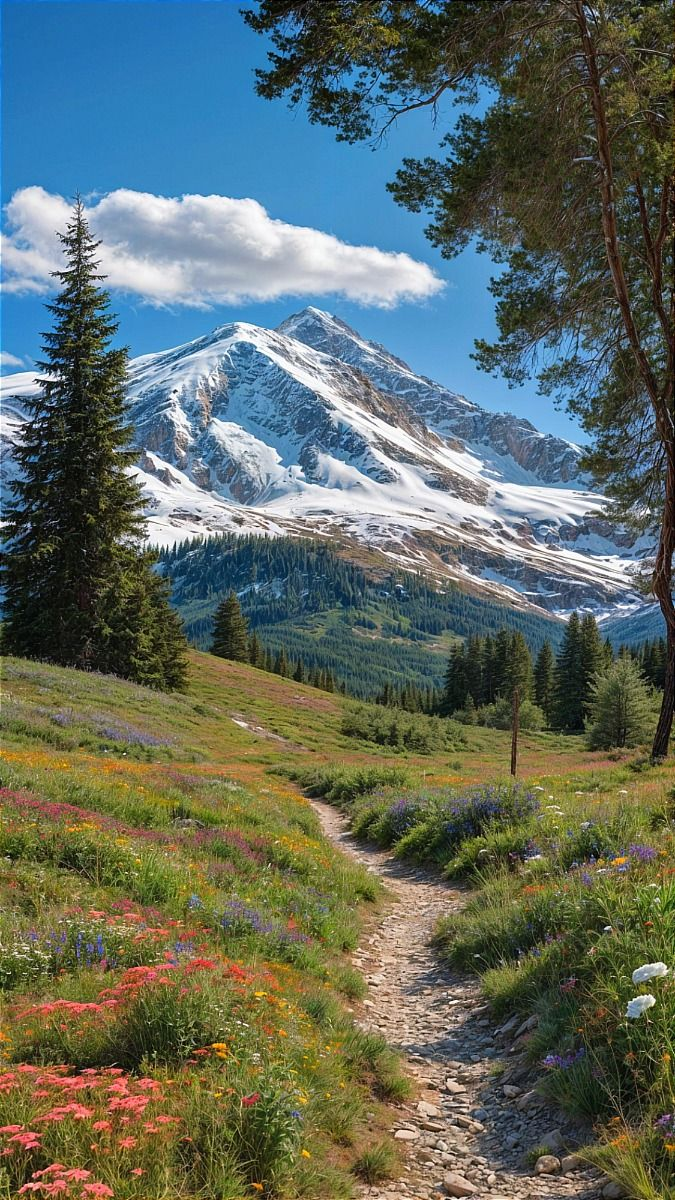
#> input picture photos/landscape.jpg, 675 x 1200 px, found by its file name
$ python ConvIP.py   (older library calls are emulated)
#> lines starting #> are read from the running program, lines starting #| are printed output that depends on the picture
### src/BaseIP.py
import cv2
import numpy as np
import  enum
class ColorType(enum.IntEnum):
    USE_RGB = 1
    USE_RGBA =2
    USE_HSV = 3
    USE_YUV = 4
class resize_flag(enum.IntEnum):
    relative=1
    Absolute=2
class BaseIP:
    def __init__(self):
        self.pos_x=0
        self.pos_y=0
        self.angle=0
    @staticmethod
    def ImRead(path,code=cv2.IMREAD_UNCHANGED):
        #cv2.IMREAD_COLOR,cv2.IMREAD_GRAYSCALE,cv2.IMREAD_UNCHANGED
#> called with code = -1
        return cv2.imread   (path,code)
#> returned value is the input picture: shape (1200, 675, 3); mean B, G, R 97.9, 106.6, 95.9

    # [23 lines left out: functions ImWrite, Imshow, resize, not called in this run]


    @staticmethod
    def copyMakeBorder(img, top, bottom, left, right, value=[255, 255, 255]):
        return cv2.copyMakeBorder(img, top, bottom, left, right, borderType=cv2.BORDER_CONSTANT, value=value)
    # [36 lines left out: functions removeBorder, Split, merge, shift_pos, rotate, not called in this run]


# [8 lines that do not run on import are left out]


### src/ConvIP.py
from BaseIP import BaseIP
import enum
import numpy as np
import cv2

class SmType(enum.IntEnum):
    BLUR = 1
    BOX = 2
    GAUSSIAN = 3
    MEDIAN = 4
    BILARETAL = 5

class EdType(enum.IntEnum):
    SOBEL = 1
    CANNY = 2
    SCHARR = 3
    LAPLACE = 4
    ROBERTS = 5
    PREWITT = 6
    KRISCH = 7


class ConvIP(BaseIP):
    def __init__(self) -> None:
        super().__init__()

        self._roberts_kernel = [
            np.array([[1, 0], [0, -1]], dtype=np.float32),
            np.array([[0, 1], [-1, 0]], dtype=np.float32)
        ]

        # Initialize Prewitt kernels
        self._prewitt_kernel = [
            np.array([[-1, 0, 1], [-1, 0, 1], [-1, 0, 1]], dtype=np.float32),
            np.array([[-1, -1, -1], [0, 0, 0], [1, 1, 1]], dtype=np.float32)
        ]

        # Initialize Kirsch kernels (all 8 directions)
        self._krisch_kernel = [
            np.array([[-3, -3, 5], [-3, 0, 5], [-3, -3, 5]], dtype=np.float32),
            np.array([[-3, 5, 5], [-3, 0, 5], [-3, -3, -3]], dtype=np.float32),
            np.array([[5, 5, 5], [-3, 0, -3], [-3, -3, -3]], dtype=np.float32),
            np.array([[5, 5, -3], [5, 0, -3], [-3, -3, -3]], dtype=np.float32),
            np.array([[5, -3, -3], [5, 0, -3], [5, -3, -3]], dtype=np.float32),
            np.array([[-3, -3, -3], [5, 0, -3], [5, 5, -3]], dtype=np.float32),
            np.array([[-3, -3, -3], [-3, 0, -3], [5, 5, 5]], dtype=np.float32),
            np.array([[-3, -3, -3], [-3, 0, 5], [-3, 5, 5]], dtype=np.float32)
        ]

    # [13 lines left out: function Smooth2D, not called in this run]

    def EdgeDetect(self, SrcImg, EdType):
#> called with EdType = 1
        if len(SrcImg.shape) == 3:
            hsv = cv2.cvtColor(SrcImg, cv2.COLOR_BGR2HSV)
#> hsv: shape (1200, 675, 3); mean H, S, V 60.1, 114.5, 124.7
            SrcImg = hsv[:,:,2]
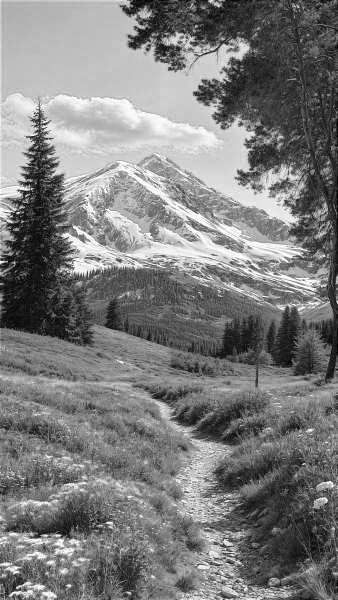
#> SrcImg: shape (1200, 675) (shown at 1/2 size); min 0, max 255, mean 124.7

        if EdType == EdType.SOBEL:
            sobelx = cv2.Sobel(SrcImg, cv2.CV_32F, 1, 0, ksize=3)
            sobely = cv2.Sobel(SrcImg, cv2.CV_32F, 0, 1, ksize=3)
            # Calculate magnitude
            magnitude = np.sqrt(sobelx**2 + sobely**2)
            # Normalize for display
            sobel = np.uint8(magnitude * 255 / np.max(magnitude))
            return sobel
        elif EdType == EdType.CANNY:
            return cv2.Canny(SrcImg, 100, 200)
        elif EdType == EdType.SCHARR:
            scharrx = cv2.Scharr(SrcImg, cv2.CV_32F, 1, 0)
            scharry = cv2.Scharr(SrcImg, cv2.CV_32F, 0, 1)
            magnitude = cv2.magnitude(scharrx, scharry)
            scharr = np.uint8(magnitude * 255 / np.max(magnitude))
            return scharr
        elif EdType == EdType.LAPLACE:
            # blurred = cv2.GaussianBlur(SrcImg, (3, 3), 0)
            # Apply Laplacian
            laplacian = cv2.Laplacian(SrcImg, cv2.CV_32F)
            # Convert to absolute scale
            laplacian = np.uint8(np.absolute(laplacian))
            return laplacian
        elif EdType == EdType.ROBERTS:
            gx = cv2.filter2D(SrcImg, cv2.CV_32F, self._roberts_kernel[0])
            gy = cv2.filter2D(SrcImg, cv2.CV_32F, self._roberts_kernel[1])
            magnitude = cv2.magnitude(gx, gy)
            roberts = np.uint8(magnitude * 255/ np.max(magnitude))
            return roberts
        elif EdType == EdType.PREWITT:
            gx = cv2.filter2D(SrcImg, cv2.CV_32F, self._prewitt_kernel[0])
            gy = cv2.filter2D(SrcImg, cv2.CV_32F, self._prewitt_kernel[1])
            magnitude = cv2.magnitude(gx, gy)
            presitt = np.uint8(magnitude * 255 / np.max(magnitude))
            return presitt
        elif EdType == EdType.KRISCH:
            max_img = None
            for kernel in self._krisch_kernel:
                grad = cv2.filter2D(SrcImg, cv2.CV_32F, kernel)
                if max_img is None:
                    max_img = grad
                else:
                    max_img = cv2.max(max_img, grad)
            krisch = np.uint8(max_img * 255 / np.max(max_img))
            return krisch
        else:
            raise ValueError('Invalid edge detection type')


# [34 lines left out: function test_smoothing, not called in this run]

def test_edge_detect(process, img):
    # Create a new matrix to hold all images
    images = []
    titles = []
    # Apply each edge detection type
    images.append(img)
    titles.append('Original')

    images.append(process.EdgeDetect(img, EdType.SOBEL))
    titles.append('Sobel')

    images.append(process.EdgeDetect(img, EdType.CANNY))
#> call 2 of EdgeDetect, with EdType = 2
#> in EdgeDetect (call 2), `return cv2.Canny(SrcImg, 100, 200)`:
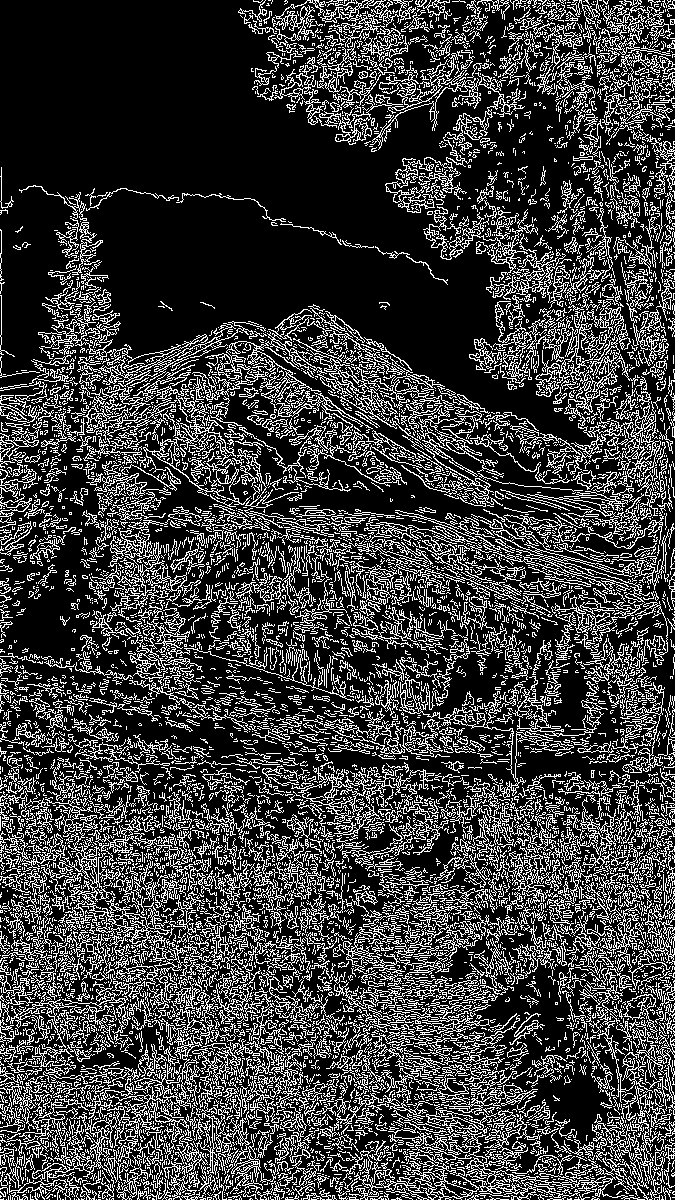
#> returned value: shape (1200, 675); 24.2% white in thin lines or dots
    titles.append('Canny')

    images.append(process.EdgeDetect(img, EdType.SCHARR))
    titles.append('Scharr')

    images.append(process.EdgeDetect(img, EdType.LAPLACE))
#> call 4 of EdgeDetect, with EdType = 4
#> in EdgeDetect (call 4), `laplacian = np.uint8(np.absolute(laplacian))`:
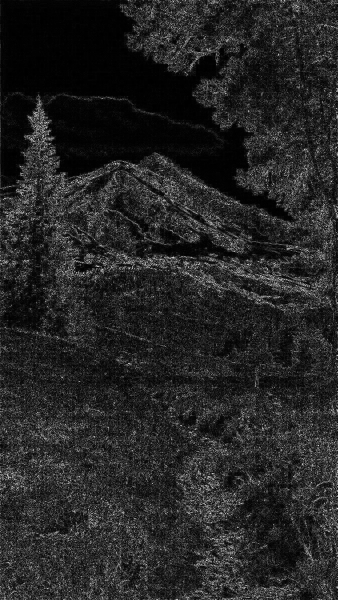
#> laplacian: shape (1200, 675) (shown at 1/2 size); min 0, max 255, mean 37.1
    titles.append('Laplacian')

    images.append(process.EdgeDetect(img, EdType.ROBERTS))
#> in EdgeDetect (call 5), `magnitude = cv2.magnitude(gx, gy)`:
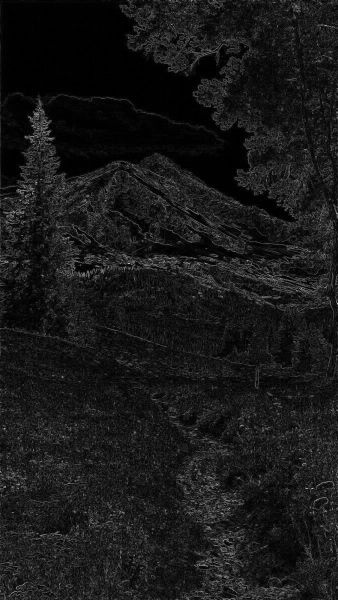
#> magnitude: shape (1200, 675) float32 (shown at 1/2 size); min 0, max 310.9, mean 30.3; drawn with min black and max white
    titles.append('Roberts')

    images.append(process.EdgeDetect(img, EdType.PREWITT))
    titles.append('Prewitt')

    images.append(process.EdgeDetect(img, EdType.KRISCH))
#> the loop in EdgeDetect (call 7), `for kernel in self._krisch_kernel:` made 8 passes
#> pass 3, in EdgeDetect (call 7), `grad = cv2.filter2D(SrcImg, cv2.CV_32F, kernel)`:
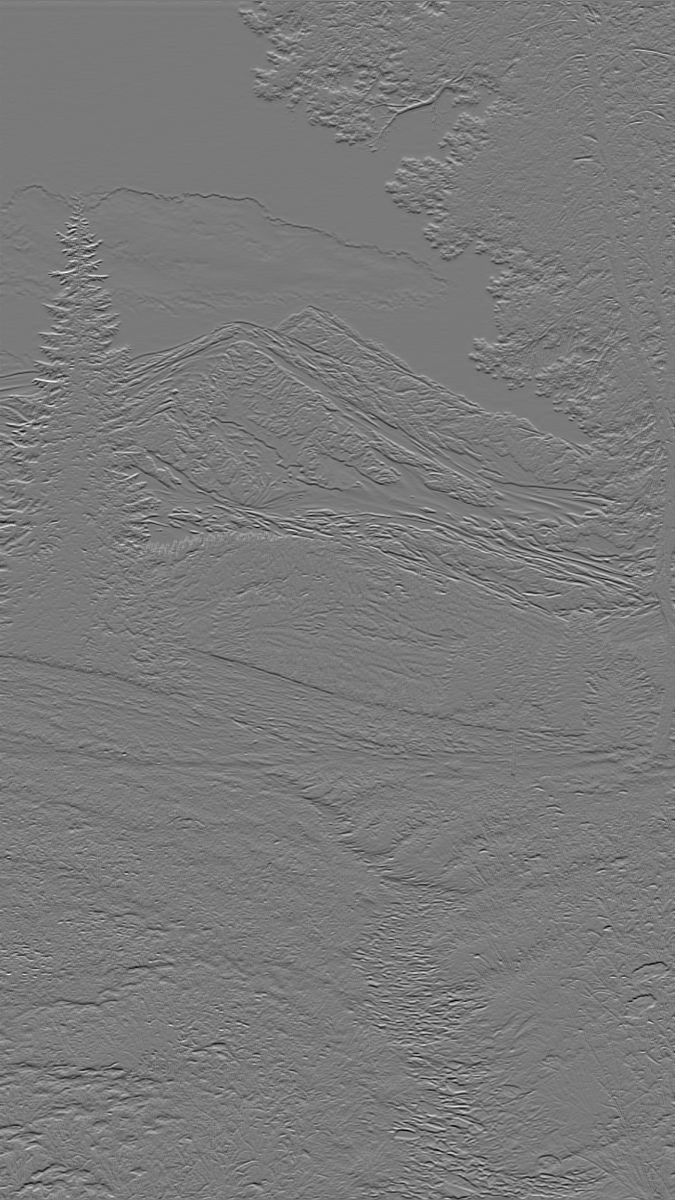
#> grad: shape (1200, 675) float32; min -3015, max 3272, mean -0.4; drawn with min black and max white
    titles.append('Krisch')

    # Display all images
    for i in range(len(images)):
        plt_rows = 3
        plt_cols = 3
        plt_num = i + 1
        cv2.imshow(titles[i], images[i])
#> this loop made 8 passes
    cv2.waitKey(0)
    cv2.destroyAllWindows()

if __name__=="__main__":
    process = ConvIP()
    img = process.ImRead("/home/zack/python-projects/python_opencv/photos/landscape.jpg")
    # test_smoothing(process, img)
    test_edge_detect(process, img)
